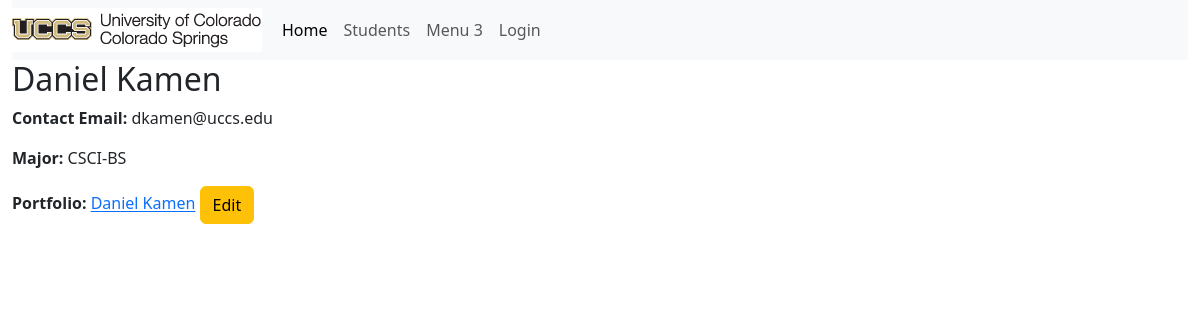
Screenshot of /students/1 with the database file from the repository.
### portfolio_app/models.py (models this page shows, shortened)
class Student(models.Model):
    MAJOR = (
    ('CSCI-BS', 'BS in Computer Science'),
    ('CPEN-BS', 'BS in Computer Engineering'),
    ('BIGD-BI', 'BI in Game Design and Development'),
    ('BICS-BI', 'BI in Computer Science'),
    ('BISC-BI', 'BI in Computer Security'),
    ('CSCI-BA', 'BA in Computer Science'),
    ('DASE-BS', 'BS in Data Analytics and Systems Engineering')
    )
    name = models.CharField(max_length=200)
    email = models.CharField("UCCS Email", max_length=200)
    major = models.CharField(max_length=200, choices=MAJOR)
    portfolio = models.OneToOneField(Portfolio, null=True, on_delete=models.CASCADE, default=None, unique=True)
    def __str__(self):
        return self.name

class Portfolio(models.Model):
    title = models.CharField(max_length=200)
    contact_email = models.CharField(max_length=200)
    is_active = False
    about = models.CharField(max_length=200, blank=True)
    def __str__(self):
        return self.title
    def get_absolute_url(self):
        return reverse('portfolio-detail', args=[str(self.id)])

### portfolio_app/views.py (the view)
# urls.py: path('students/<args>', views.studentDetail, name='student-detail'),
def studentDetail(request, args):
   return render(request, 'portfolio_app/student_detail.html', {'student':Student.objects.get(id=args), 'id':args})

### portfolio_app/templates/portfolio_app/student_detail.html
{% extends "portfolio_app/base_template.html" %}
{%block content%}
<h2>{{student}}</h2>
<p><b>Contact Email:</b> {{student.email}}</p>
<p><b>Major:</b> {{student.major}}</p>
<p><b>Portfolio: </b><a href={{student.portfolio.get_absolute_url}}>{{student.portfolio}}</a>
    <a class="btn btn-warning" href="/portfolio/{{student.portfolio.id}}/edit_portfolio" role="button">Edit</a>
</p>
{%endblock%}

### rows the page displays
Student: name "Daniel Kamen", email "dkamen@uccs.edu", major "CSCI-BS", portfolio "Daniel Kamen"
